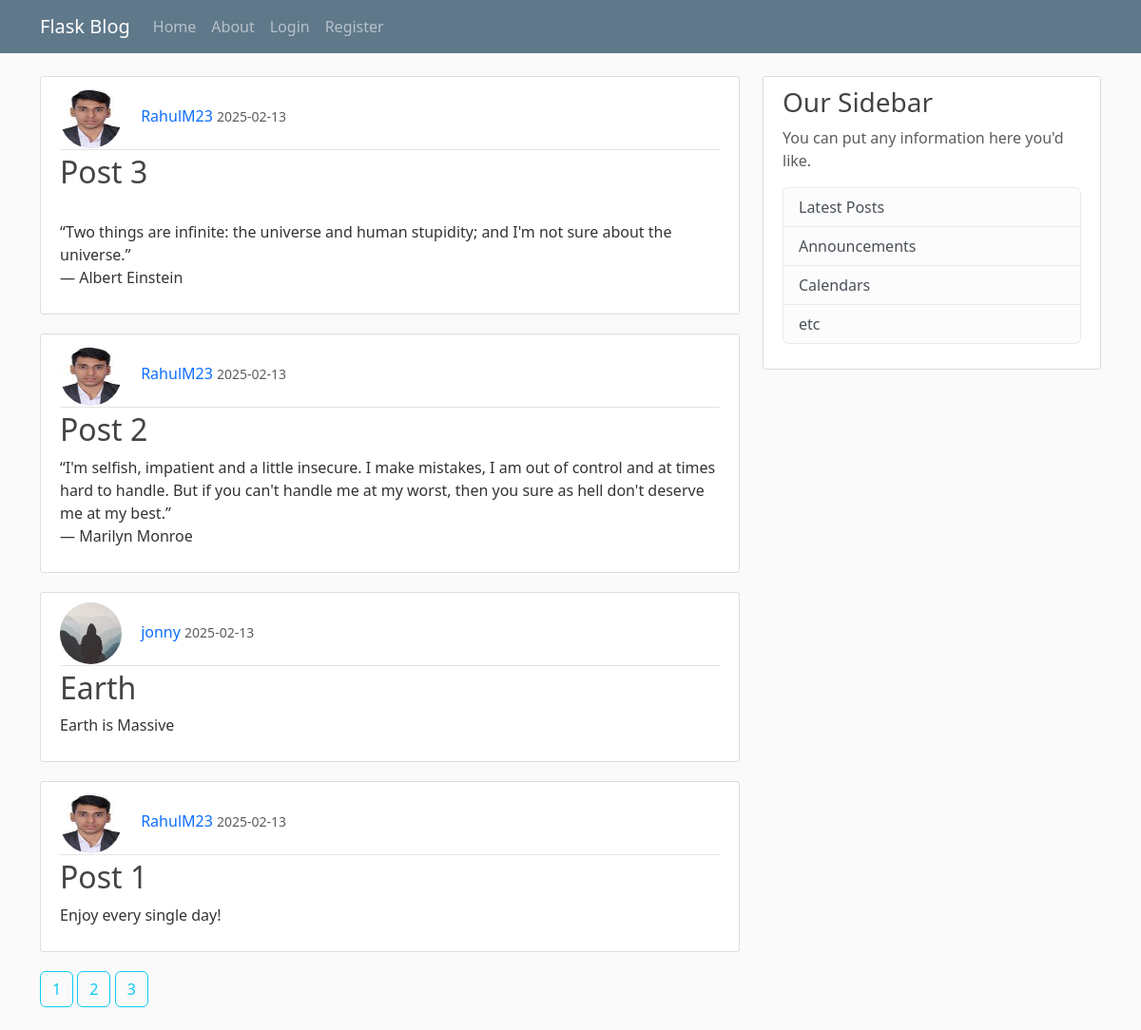
Screenshot of /home?page=3 with the database file from the repository.
### main/models.py (models this page shows, shortened)
class Post(db.Model):
    id = db.Column(db.Integer, primary_key=True)
    title = db.Column(db.String(100), nullable=False)
    date_posted = db.Column(db.DateTime, nullable=False, default=datetime.utcnow)
    content = db.Column(db.Text, nullable=False)
    user_id = db.Column(db.Integer, db.ForeignKey('user.id'), nullable=False)

class User(db.Model, UserMixin):
    id = db.Column(db.Integer, primary_key=True)
    username = db.Column(db.String(20), unique=True, nullable=False)
    email = db.Column(db.String(120), unique=True, nullable=False)
    image_file = db.Column(db.String(20), nullable=False, default='default.jpg')
    password = db.Column(db.String(60), nullable=False)
    posts = db.relationship('Post',backref='author', lazy=True)

### main/routes.py (the view)
@app.route("/")
@app.route("/home")
def home():
    page = request.args.get('page', 1, type=int)
    posts = Post.query.order_by(Post.date_posted.desc()).paginate(page=page, per_page=5)
    return render_template("home.html", posts = posts)

### main/templates/home.html (shortened to what this page needs)
{% extends "layout.html" %}
{% block content %}
    {% for post in posts.items %}
        <article class="media content-section">
            <div class="media-body">
            <div class="article-metadata">
                <img class="rounded-circle article-img" src="{{url_for('static', filename='profile/' + post.author.image_file)}}" alt="">
                <a class="decoration mr-2" href="#">{{ post.author.username }}</a>
                <small class="text-muted">{{ post.date_posted.strftime('%Y-%m-%d') }}</small>
            </div>
            <h2><a class="decoration article-title" href="{{url_for('post', post_id=post.id)}}">{{ post.title }}</a></h2>
            <p class="article-content">{{ post.content }}</p>
            </div>
        </article>
    {% endfor %}
    {% for page_num in posts.iter_pages() %}
        {% if page_num %}
            <a class="btn btn-outline-info mb-4 decoration" href="{{ url_for('home', page=page_num) }}">{{page_num}}</a>
        {% else %}
            ...
        {% endif %}
    {% endfor %}
{% endblock %}

### main/static/main.css (style rules this page uses)
body { background: #fafafa; color: #333333; margin-top: 5rem; }
h1, h2, h3, h4, h5, h6 { color: #444444; }
.content-section { background: #ffffff; padding: 10px 20px; border: 1px solid #dddddd; border-radius: 3px; margin-bottom: 20px; }
.article-title { color: #444444; }
.article-content { white-space: pre-line; }
.article-img { height: 65px; width: 65px; margin-right: 16px; }
.article-metadata { padding-bottom: 1px; margin-bottom: 4px; border-bottom: 1px solid #e3e3e3 }

### main/templates/home.html (style rules this page uses)
.decoration { text-decoration: none; }

### rows the page displays
Post: image_file (picture), author.username "RahulM23", date_posted "2025-02-13", title "Post 3", content "“Two things are infinite: the universe and human stupidity; and I'm not sure about the universe.” ― Albert Einstein"
Post: image_file (picture), author.username "RahulM23", date_posted "2025-02-13", title "Post 2", content "“I'm selfish, impatient and a little insecure. I make mistakes, I am out of control and at times hard to handle. But if you can't handle me at my worst, then you sure as hell don't deserve me at my best.” ― Marilyn Monroe"
Post: image_file (picture), author.username "jonny", date_posted "2025-02-13", title "Earth", content "Earth is Massive"
Post: image_file (picture), author.username "RahulM23", date_posted "2025-02-13", title "Post 1", content "Enjoy every single day!"

### other values shown
{{ page_num }} "1" "2" "3"
